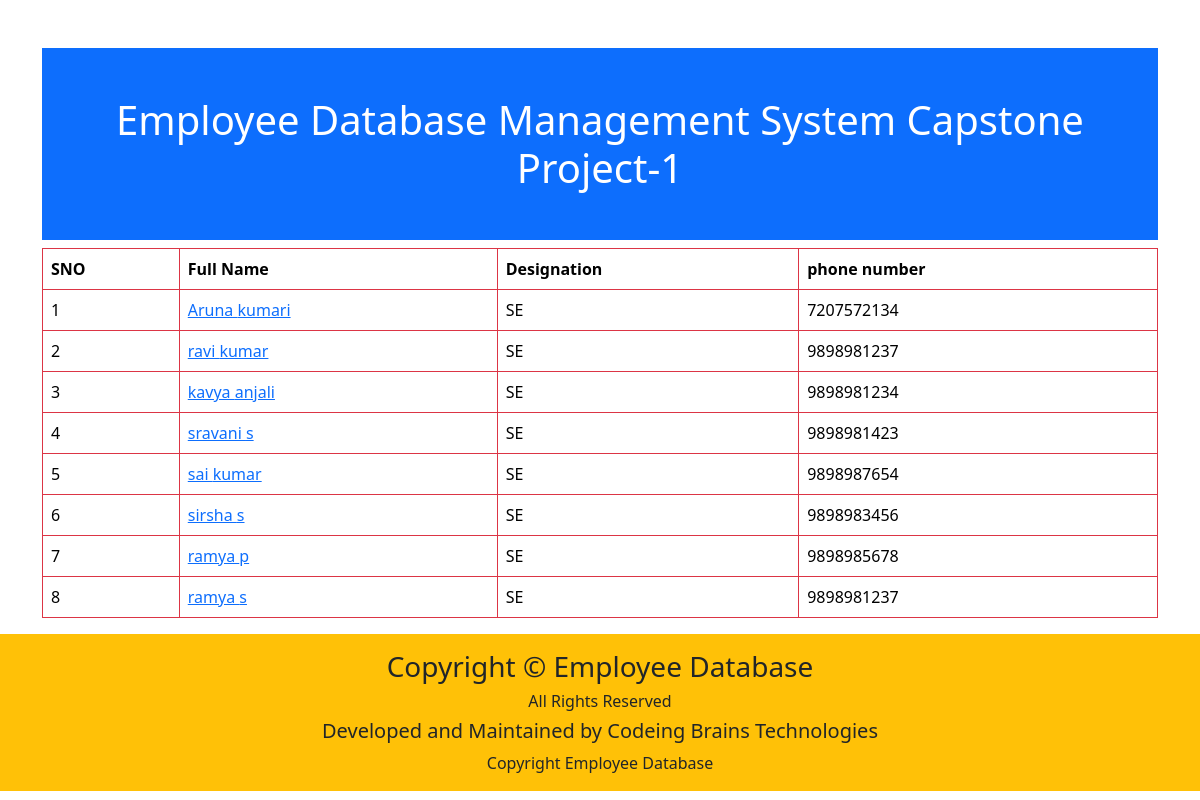
The page / on the database its author committed.
### app/models.py (models this page shows)
class Employee(models.Model):
    firstname = models.CharField(max_length=100)
    lastname = models.CharField(max_length=100)
    photo = models.ImageField(upload_to='images/', blank=True, null=True)
    designation = models.CharField(max_length=100)
    email_address = models.CharField(max_length=100)
    phone_number = models.CharField(max_length=100)

### app/views.py (the view)
# urls.py: 2. Add a URL to urlpatterns:  path('', views.home, name='home')
def home(request):
    employees=Employee.objects.all()
    return render(request,'app/home.html',{'employees':employees})

### app/templates/app/home.html (shortened to what this page needs)
<!DOCTYPE html>
<html lang="en">
<head>
    <link rel="stylesheet" href="https://cdn.jsdelivr.net/npm/bootstrap@5.3.9/dist/css/bootstrap.min.css">
</head>
<body>
    <div class="container mt-5">
        <h1 class="bg-primary text-white p-5 text-center">Employee Database Management System Capstone Project-1</h1>
    <table class="table table-bordered border-danger table-hover">
        <thead>
            <tr>
                <th>SNO</th>
                <th>Full Name</th>
                <th>Designation</th>
                <th>phone number</th>
            </tr>
        </thead>
        <tbody>
            {% for x in employees %}
            <tr>
                <td>{{ forloop.counter }}</td>
                <td><a href="{% url 'employee_detail' x.id %}">{{ x.firstname }} {{ x.lastname }}</a></td>
                <td>{{ x.designation }}</td>
                <td>{{ x.phone_number }}</td>
            </tr>
            {% endfor %}
        </tbody>
    </table>
    </div>
    <div class="text-center bg-warning p-3">
        <h3>Copyright &copy; Employee Database</h3>
        <h6>All Rights Reserved</h6>
        <h5>Developed and Maintained by Codeing Brains Technologies</h5>
        <footer>Copyright Employee Database</footer>
    </div>
</body>
</html>

### rows shown on the page
Employee: firstname "Aruna", lastname "kumari", designation "SE", phone_number "7207572134"
Employee: firstname "ravi", lastname "kumar", designation "SE", phone_number "9898981237"
Employee: firstname "kavya", lastname "anjali", designation "SE", phone_number "9898981234"
Employee: firstname "sravani", lastname "s", designation "SE", phone_number "9898981423"
Employee: firstname "sai", lastname "kumar", designation "SE", phone_number "9898987654"
Employee: firstname "sirsha", lastname "s", designation "SE", phone_number "9898983456"
Employee: firstname "ramya", lastname "p", designation "SE", phone_number "9898985678"
Employee: firstname "ramya", lastname "s", designation "SE", phone_number "9898981237"
